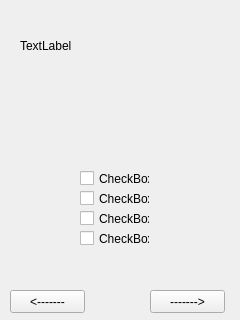
<?xml version="1.0" encoding="UTF-8"?>
<ui version="4.0">
 <class>Form</class>
 <widget class="QWidget" name="Form">
  <property name="geometry">
   <rect>
    <x>0</x>
    <y>0</y>
    <width>240</width>
    <height>320</height>
   </rect>
  </property>
  <property name="windowTitle">
   <string>Form</string>
  </property>
  <widget class="QCheckBox" name="checkBox">
   <property name="geometry">
    <rect>
     <x>80</x>
     <y>170</y>
     <width>70</width>
     <height>17</height>
    </rect>
   </property>
   <property name="text">
    <string>CheckBox</string>
   </property>
  </widget>
  <widget class="QCheckBox" name="checkBox_2">
   <property name="geometry">
    <rect>
     <x>80</x>
     <y>190</y>
     <width>70</width>
     <height>17</height>
    </rect>
   </property>
   <property name="text">
    <string>CheckBox</string>
   </property>
  </widget>
  <widget class="QCheckBox" name="checkBox_3">
   <property name="geometry">
    <rect>
     <x>80</x>
     <y>210</y>
     <width>70</width>
     <height>17</height>
    </rect>
   </property>
   <property name="text">
    <string>CheckBox</string>
   </property>
  </widget>
  <widget class="QCheckBox" name="checkBox_4">
   <property name="geometry">
    <rect>
     <x>80</x>
     <y>230</y>
     <width>70</width>
     <height>17</height>
    </rect>
   </property>
   <property name="text">
    <string>CheckBox</string>
   </property>
  </widget>
  <widget class="QPushButton" name="pushButton">
   <property name="geometry">
    <rect>
     <x>10</x>
     <y>290</y>
     <width>75</width>
     <height>23</height>
    </rect>
   </property>
   <property name="text">
    <string>&lt;-------</string>
   </property>
  </widget>
  <widget class="QPushButton" name="pushButton_2">
   <property name="geometry">
    <rect>
     <x>150</x>
     <y>290</y>
     <width>75</width>
     <height>23</height>
    </rect>
   </property>
   <property name="text">
    <string>-------&gt;</string>
   </property>
  </widget>
  <widget class="QLabel" name="label">
   <property name="geometry">
    <rect>
     <x>20</x>
     <y>20</y>
     <width>201</width>
     <height>51</height>
    </rect>
   </property>
   <property name="text">
    <string>TextLabel</string>
   </property>
  </widget>
 </widget>
 <resources/>
 <connections/>
</ui>
